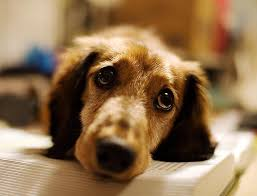
%> input picture im.jpeg, 257 x 196 px
$ octave Gaussian_noise_filter_average_median_adaptive_salt_pepper_average.m   (GNU Octave 9; MATLAB toolbox functions it lacks are replaced by stand-ins)
%> lines starting %> are read from the running program, lines starting %| are printed output that depends on the picture
I=imread('C:\Users\USER\Desktop\pic\im.jpeg');
%> I is the input picture: size 196x257x3 uint8; mean R, G, B 142.7, 112.5, 79
I=rgb2gray(I);
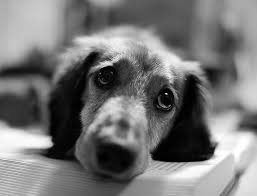
%> I: size 196x257 uint8; min 0, max 255, mean 117.7
K=imnoise(I,'gaussian');
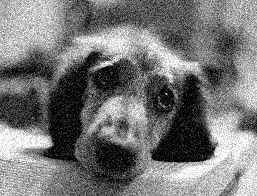
%> K: size 196x257 uint8; min 0, max 255, mean 118
subplot(2,2,1);
p=filter2(fspecial('average',3),K)/255;
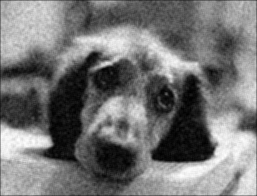
%> p: size 196x257 double; min 0, max 0.998, mean 0.459
imshow(p);
title('Average filter');
subplot(2,2,2);
p=medfilt2(K);
%> p: size 196x257 uint8
imshow(p);
title('Median filter');
subplot(2,2,3);
p=wiener2(K,[5,5]);
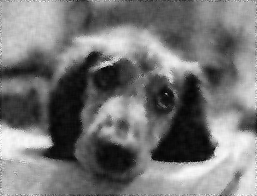
%> p: size 196x257 uint8; min 3, max 250, mean 117.8
imshow(p);
title('Adaptive filter');
subplot(2,2,4);
J=imnoise(I,'salt & pepper',0.02);
J=medfilt2(J);
imshow(J);
title('Salt & pepper median filter');
